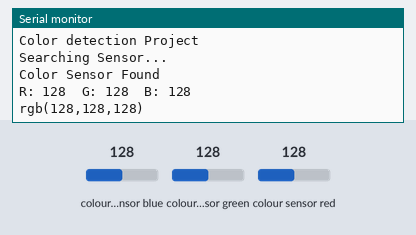
A sketch run on a simulated Arduino Uno, built with avr-gcc and run on an emulated ATmega328P. On the bench: the last lines printed to the serial monitor. Inputs (shaded band) come from the test bench; at power-on: colour sensor blue 128, colour sensor green 128, colour sensor red 128.

Above: at 3.5 s.
3.6 s: colour sensor blue set to 5
At 7.3 s:
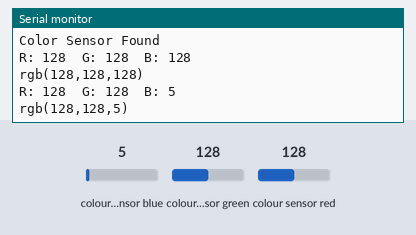
8.5 s: colour sensor green set to 5
At 11.9 s:
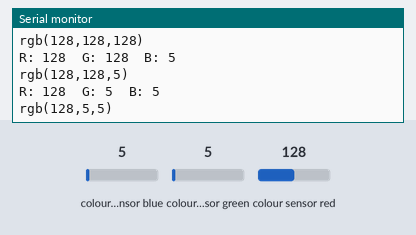
13.4 s: colour sensor red set to 5
At 15.4 s:
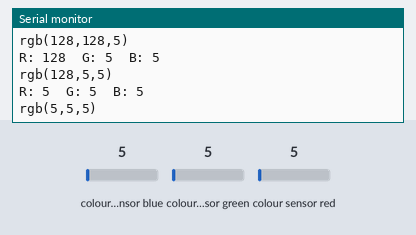

Measured:
- after the input at 3.6 s, the serial monitor: prints a new line after 2.9 s (image 1)
- after the input at 8.5 s, the serial monitor: prints a new line after 2.1 s (image 2)
- after the input at 13.4 s, the serial monitor: prints a new line after 1.3 s (image 3)

The sketch:

Best.ino
```cpp
#include <Wire.h>
#include "Adafruit_TCS34725.h"
Adafruit_TCS34725 tcs = Adafruit_TCS34725(TCS34725_INTEGRATIONTIME_50MS,TCS34725_GAIN_4X);
void setup(void) {
  // put your setup code here, to run once:
  Serial.begin(9600);
  delay(2000);
  Serial.println("Color detection Project");
  delay(200);
  Serial.println("Searching Sensor...");
  delay(100);
  if(tcs.begin()){
    Serial.println("Color Sensor Found");
  }
  else{
    Serial.print("Buffering");
    delay(1000);
    Serial.println("..");
    Serial.println("Check your wire");
    while(1){
      Serial.println("Try again");
      delay(5000);
    }
  }
}
void loop(void) {
  // put your main code here, to run repeatedly:
  float r,g,b;
  tcs.setInterrupt(false); //LED on
  delay(60);   //atleast 50milli Sec for Reading
  tcs.getRGB(&r,&g,&b);
  tcs.setInterrupt(true);  //LED off
  Serial.print("R: ");
  Serial.print(int(r));
  Serial.print("\t");
  Serial.print("G: ");
  Serial.print(int(g));
  Serial.print("\t");
  Serial.print("B: ");
  Serial.print(int(b));
  Serial.println("\t");
  Serial.print("rgb(");
  Serial.print(int(r));
  Serial.print(",");
  Serial.print(int(g));
  Serial.print(",");
  Serial.print(int(b));
  Serial.println(")");
  delay(4000);
}
```
